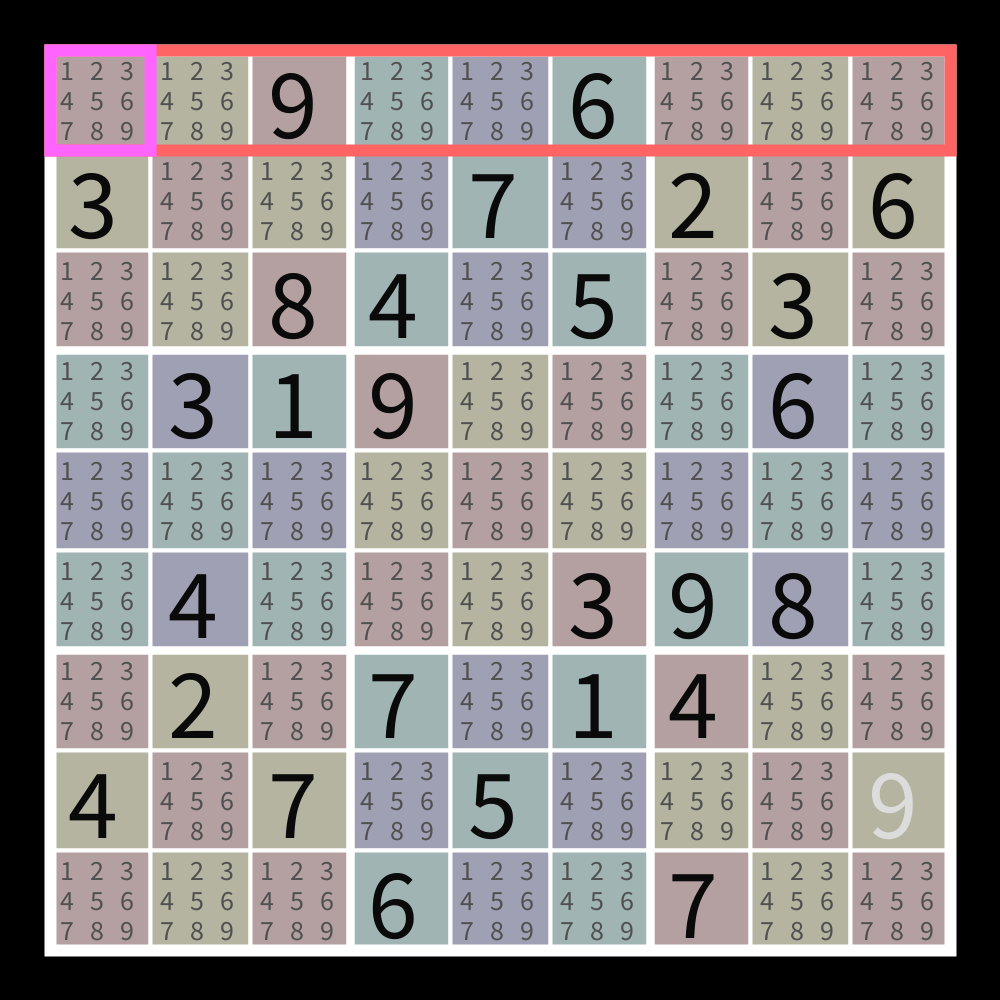
Frame 1 (no input)
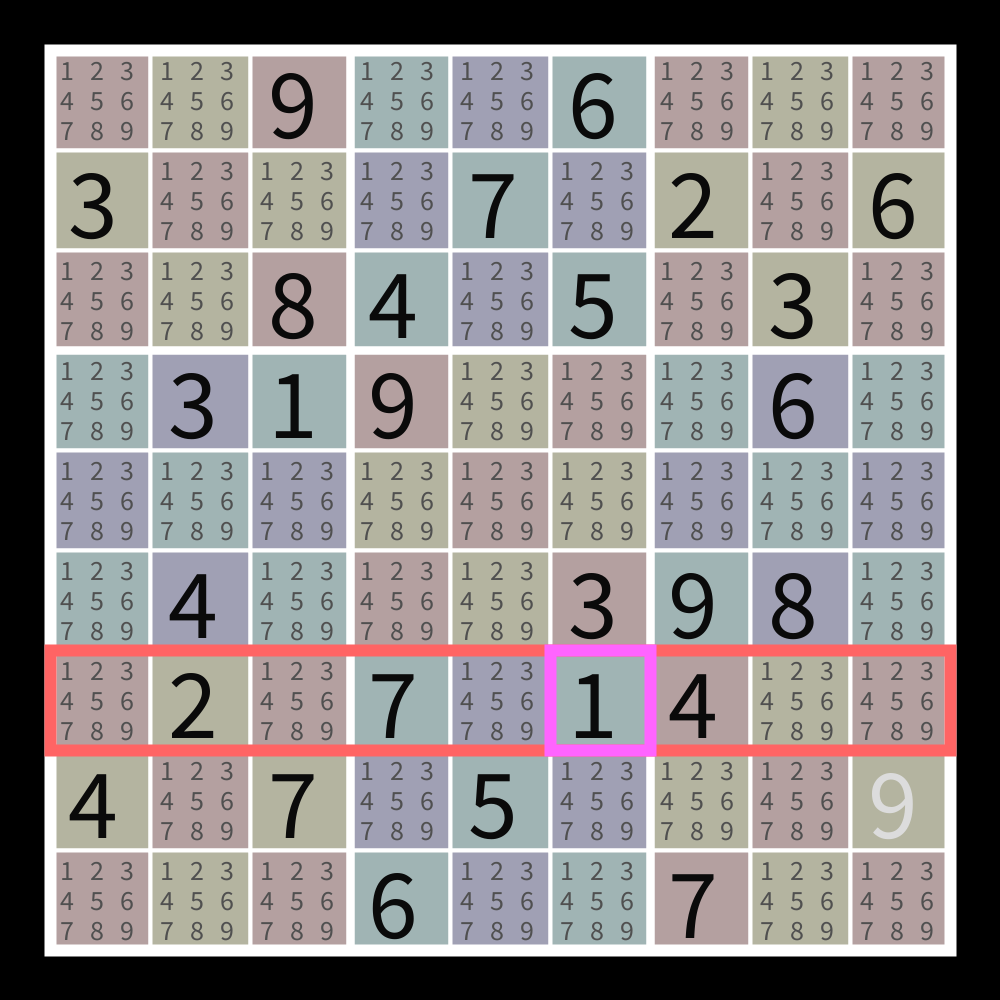
Frame 60 (the mouse pressed at the canvas centre just before this capture)
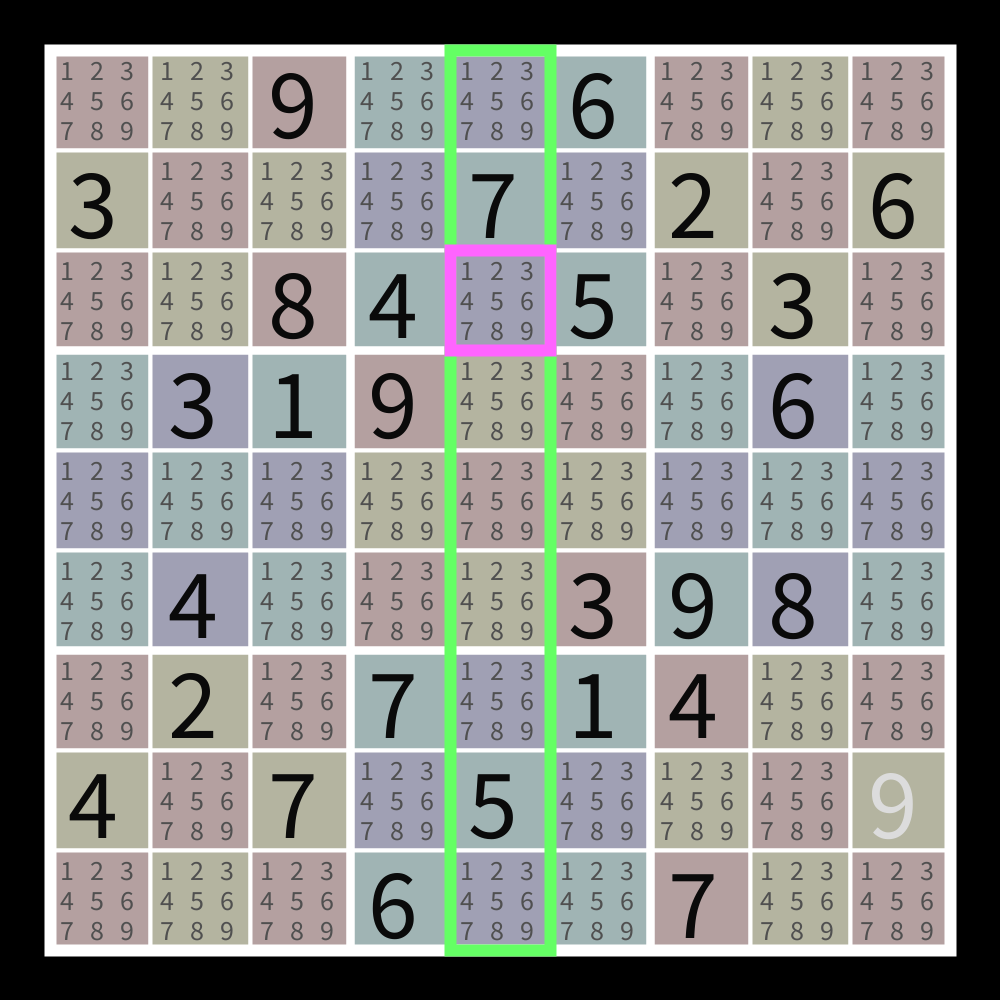
Frame 120 (the mouse held since frame 60 and released just before this capture)

The Processing sketch that drew these frames (run headless with seeded random() and noise(); from frame 60 on, the mouse is pressed at the canvas centre):

// Processing sketch: SudokuV5
// ── SudokuV5.pde

/*

terminology

sqr =  a 1 by 1 square on the grid    
row =  a 9 by 1 horizontal bar on the grid made from 9 squares  
col =  a 1 by 9 vertical bar on the grid made from 9 squares 
box =  a 3 by 3 box on the grid made from squares)
grid = the 9 by 9 grid of 81 squares 


Pseudo Code  (* = real code written)

* rotate array so the entry grid displays right
* initialise the workGrid array

* drawGrid 
*  draw 81  1 by 1 outlines
*  draw  9  3 by 3 outlines
*  draw  1  9 by 9 outline
* 
* drawNumbers
*  draw the non blank numbers from the grid array
*  in the blank squares display a mini 3x3 grid of the current possibles numbers from the workgrid array   

check each horizontal line to remove any numbers already correct for that line
*  hilite horizontal line being processed
*  hilite 1x1 box being processed
  check workGrid candidate numbers in this line against each entry that is non zero the grid array 
    remove any numbers that appear elsewhere in the same line in grid

check each vertical line to remove any numbers already correct for that line
*  hilite vertical line being processed
*  hilite 1x1 box being processed
  check workGrid candidate numbers in this line against each entry that is non zero the grid array 
  remove any numbers that appear elsewhere in the same line in grid


check each 3x3 box to remove any numbers already correct for that square
*  hilite 3x3 box being processed
*  hilite 1x1 square being processed
  check workGrid candidate numbers in this box against each entry that is non zero the grid array 
  remove any numbers that appear elsewhere in the same box in grid

check each square in the 9x9 workgrid for single candidate squares
  hilite 1x1 square being processed
  check workGrid candidate numbers in this square so see if only one cadidate remains
    insert the single number in the relevant grid array location as cadidate number + 10  

data array formats

grid [0..8][0..8] contains the puzzle. 
  0      = square is unsolved                   (draw as blank to start)
  1..9   = solved square was supplied at start  (number drawn in black )
  11..19 = square solved by this program        (number drawn in white )
  
workgrid [0..8]  [0..8]    [0..9]
         gridx    gridy  candidatelist
  0 = true (this square has been solved) false (there is more than one candidate for this square) 
  1 = true (1 is an option) false (1 has been dismissed)
  2 = true (2 is an option) false (2 has been dismissed)
  .
  .
  9 = true (9 is an option) false (9 has been dismissed)
  

Routines to write

*/
 

/* the sudoku to solve */

int[][] entryGrid = { 
  {0,0,9,0,0,6,0,0,0}, 
  {3,0,0,0,7,0,2,0,6}, 
  {0,0,8,4,0,5,0,3,0},
  {0,3,1,9,0,0,0,6,0},
  {0,0,0,0,0,0,0,0,0},
  {0,4,0,0,0,3,9,8,0},
  {0,2,0,7,0,1,4,0,0},
  {4,0,7,0,5,0,0,0,19},
  {0,0,0,6,0,0,7,0,0}}
  ; 

int[][] grid = new int[9][9]; // [x]  [y] 

/* the sudoku work grid with the current candidate numbers */
boolean [][][] workGrid = new boolean[9][9][10]; // [x]  [y] [nums]

int offset    =  50 ;  /* from top and left of screen */
int boxsize   = 100 ;  /* size of 1x1 box */

int xx        = 0   ;
int yy        = 0   ;
int sx        = 0   ;
int sy        = 0   ;
int checkStep = 0   ;
boolean newCheck = true ;

void setup() {
  println("Setup Started");
  println("  Size");
  size(1000, 1000);
  //frameRate(9);
  println("  Background");
  background(0);
  rotateArray() ;
  workGridInit() ;
  println("Setup Ended");
  //noLoop() ;   //////////////////////////////////
}

void mouseClicked() {
  redraw() ; 
}

void rotateArray() {
  for (int x = 0 ; x < 9 ; x++) {
    for (int y = 0 ; y < 9 ; y++) {
      grid[y][x] = entryGrid[x][y] ;
    }
  }
}

void workGridInit() {
  println("workGridInit Started");
  for (int x = 0; x < 9 ; x++) {
    for (int y = 0; y < 9 ;y++) {
      if (grid[x][y] == 0 ) {
        for (int z = 1 ; z <= 9 ;z++) {
          println("x,y,z = ",x,y,z);
          workGrid[x][y][z] = true ;
        }
      }
    }
  }
  println("workGridInit Ended");
}

 
void drawGrid() {
  println("drawgrid Started");
  /* 1x1 boxes */
  stroke(255) ;
  fill(0) ;
  strokeWeight(4) ;

  for (int x = 0 ; x < 9 ; x++) { 
    for (int y = 0 ; y < 9 ; y++) {
      if ( (x/3 + y/3 * 3) % 2 == 0 ) { 
        if ( (x + y * 9) % 2 == 0 ) { 
          fill(180,160,160) ; 
        } else {
          fill(180,180,160) ;
        }
      } else {
        if ( (x + y * 9) % 2 == 0 ) { 
          fill(160,160,180) ; 
        } else {
          fill(160,180,180) ;
        }
      }
      rect(offset + x * boxsize , offset + y * boxsize , boxsize , boxsize ) ;
    }
  }

  /* 3x3 boxes */
  stroke(255) ;
  noFill() ;
  strokeWeight(8) ;

  for (int x = 0 ; x < 3 ; x++) { 
    for (int y = 0 ; y < 3 ; y++) {
      rect(offset + x * boxsize * 3, offset + y * boxsize * 3, boxsize * 3, boxsize * 3) ;
    }
  }

  
  /* 9x9 box */
  stroke(255) ;
  noFill() ;
  strokeWeight(12) ;

  rect(offset, offset, boxsize * 9, boxsize * 9) ;
  println("drawGrid Ended");
}

void drawNumbers() {
  println("drawNumbers Started");

  for (int gridx = 0 ; gridx < 9 ; gridx++) {
    for (int gridy = 0 ; gridy < 9 ; gridy++) {
      textSize(100) ;
      int number = grid[gridx][gridy] ;
      if (number > 10) {
        fill(220) ;
        String num = str(number - 10) ;
        text(num, gridx * boxsize + 68, gridy * boxsize + 138 ) ;
      } else if (number > 0) {
        fill(10) ;
        String num = str(number) ;
        text(num, gridx * boxsize + 68, gridy * boxsize + 138 ) ;
      } else {
        textSize(28) ;
        fill(80) ;
        for (int x = 0 ; x < 3 ; x++) {
          for (int y = 0 ; y < 3 ; y++) {
            int candidate = y * 3 + x + 1 ;
            // println("gridx,gridy,candidate = ",gridx,gridy,candidate);
            if (workGrid[gridx][gridy][candidate] == true) {
              String boxnum = str(candidate) ;
              text(boxnum, gridx * boxsize + 60 + x * 30, gridy * boxsize + 80 + y * 30 ) ;
            }
          }
        }
      }
    }
  }
  println("drawNumbers Ended");
}

void runChecks() {
  checkRows() ;
  checkCols() ;
  checkBoxs() ;
}

void checkRows() {
//  for (int row = 0 ; row < 9 ; row++) {
//    drawGrid() ;
//    drawNumbers() ;
//    hiliteRow(row) ;
//    redraw() ;
//    delay(1000);
//  }
}

void checkCols() {
}

void checkBoxs() {
}

void hiliteSqr(int hx, int hy) {
      stroke(255,100,255) ;
      rect(offset +  boxsize * hx , offset +  boxsize * hy , boxsize , boxsize ) ;
}



void hilite(int htype, int hx, int hy) {
  println("hilite Started");
  strokeWeight(12) ;
  noFill() ;

  switch(htype) {
    case 0:    // hilite row
      stroke(255,100,100) ;
      rect(offset , offset +  boxsize * hy , boxsize * 9 , boxsize ) ;
      break;
    case 1:    // hilite column
      stroke(100,255,100) ;
      rect(offset + boxsize * hx, offset , boxsize , boxsize * 9  ) ;   
      break;
    case 2:    // hilite box 3x3
      stroke(100,100,255) ;
      rect(offset +  boxsize * hx * 3, offset +  boxsize * hy * 3 , boxsize * 3 , boxsize * 3  ) ;
      break;
  }
  println("hilite Ended");
}

void draw() {
  println("   ");  
  println("draw Started");
  background(0) ;
  drawGrid() ;
  drawNumbers() ;

  switch(checkStep) {
    case 0:    // hilite row
    hilite(checkStep,0,yy) ;
    if (newCheck) {
      sx = 0 ;
      newCheck = false ;
    }
    hiliteSqr(sx, yy) ; // hilite 1x1
    // check candidates against rest of square here
    sx++ ;
    if (sx > 8) {
      newCheck = true ;
      yy++ ;
      if (yy > 8) {
        yy = 0 ;
        checkStep++ ;
      } 
    }
    break ;

    case 1:    // hilite column
    hilite(checkStep,xx,0) ;
    if (newCheck) {
      sy = 0 ;
      newCheck = false ;
    }
    hiliteSqr(xx, sy) ; // hilite 1x1
    // check candidates against rest of square here ?
    sy++ ;
    if (sy > 8) {
      newCheck = true ;
      xx++ ;
      if (xx > 8) {
        xx = 0 ;
        checkStep++ ;
      } 
    }
    break ;

    case 2:    // hilite 3x3  
    hilite(checkStep,xx,yy) ;
    if (newCheck) {
      sx = 0 ;
      sy = 0 ;
      newCheck = false ;
    }
    hiliteSqr(xx * 3 + sx, yy * 3 + sy) ; // hilite 1x1
    // check candidates against rest of square here ? 
    sx++ ;
    if (sx > 2) {
      sx = 0 ;
      sy++ ;
      if (sy > 2) {
        sy = 0 ;
        newCheck = true ;
        xx++ ;
        if (xx > 2) {
          xx = 0 ;
          yy++ ;
          if (yy > 2) {
            yy = 0 ;
            checkStep++ ;
            newCheck = true ;
          }
        }
      }
    }
    break ;
  }
  if (checkStep > 2) {
    checkStep = 9 ;
    noLoop() ;
  }
  println("checkStep,newCheck,xx,yy,sx,sy",checkStep,newCheck,xx,yy,sx,sy) ;
  println("draw Ended");
}
